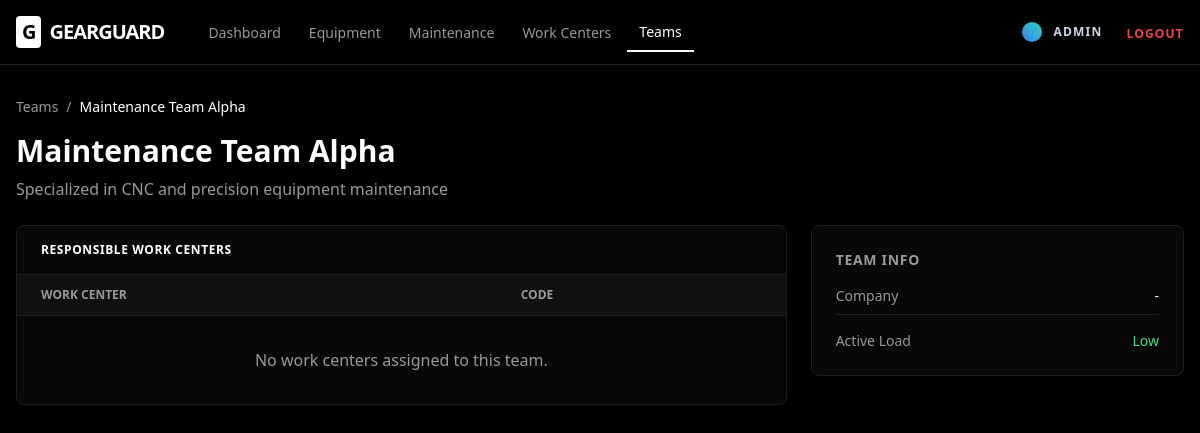
The app's page /teams/1/ (signed in) with its own data.
### teams/models.py (models this page shows, shortened)
class Team(models.Model):
    name = models.CharField(max_length=200)
    description = models.TextField(blank=True)
    company = models.CharField(max_length=200, blank=True, null=True)
    work_center = models.ForeignKey(WorkCenter, null=True, blank=True, on_delete=models.SET_NULL)

### teams/views.py (the view)
# urls.py: path('<int:pk>/', views.team_detail, name='team_detail'),
@login_required
def team_detail(request, pk):
    team = get_object_or_404(Team, pk=pk)
    return render(request, 'teams/detail.html', {'team': team})

### templates/teams/detail.html
{% extends "base.html" %}
{% block content %}
<div class="mb-6">
  <nav class="flex mb-4 text-sm text-muted-foreground" aria-label="Breadcrumb">
    <a href="{% url 'teams:team_list' %}" class="hover:text-white transition-colors">Teams</a>
    <span class="mx-2">/</span>
    <span class="text-white font-medium">{{ team.name }}</span>
  </nav>
  <h2 class="text-3xl font-bold text-white mb-2">{{ team.name }}</h2>
  <p class="text-muted-foreground">{{ team.description|default:"Internal maintenance and repair team." }}</p>
</div>
<div class="grid grid-cols-1 lg:grid-cols-3 gap-6">
  <div class="lg:col-span-2">
    <div class="bg-card border border-border rounded-lg overflow-hidden">
      <div class="px-6 py-4 border-b border-border flex justify-between items-center">
        <h3 class="font-bold text-white uppercase tracking-wider text-xs">Responsible Work Centers</h3>
      </div>
      <table class="w-full text-left">
        <thead class="bg-muted/50 border-b border-border">
          <tr>
            <th class="px-6 py-3 text-xs font-bold uppercase text-muted-foreground">Work Center</th>
            <th class="px-6 py-3 text-xs font-bold uppercase text-muted-foreground">Code</th>
          </tr>
        </thead>
        <tbody class="divide-y divide-border">
          {% for wc in workcenters %}
          <tr class="hover:bg-accent/50 transition-colors">
            <td class="px-6 py-4 font-medium text-blue-400">{{ wc.name }}</td>
            <td class="px-6 py-4 text-sm text-slate-300 font-mono">{{ wc.code }}</td>
          </tr>
          {% empty %}
          <tr>
            <td colspan="2" class="px-6 py-8 text-center text-muted-foreground">
              No work centers assigned to this team.
            </td>
          </tr>
          {% endfor %}
        </tbody>
      </table>
    </div>
  </div>
  <div class="space-y-6">
    <div class="bg-card border border-border rounded-lg p-6">
      <h3 class="text-sm font-bold uppercase tracking-wider text-muted-foreground mb-4">Team Info</h3>
      <dl class="space-y-4">
        <div class="flex justify-between items-center border-b border-border pb-2">
          <dt class="text-sm text-muted-foreground">Company</dt>
          <dd class="text-sm font-medium text-white">{{ team.company|default:"-" }}</dd>
        </div>
        <div class="flex justify-between items-center">
          <dt class="text-sm text-muted-foreground">Active Load</dt>
          <dd class="text-sm font-medium text-green-400">Low</dd>
        </div>
      </dl>
    </div>
  </div>
</div>
{% endblock %}

### templates/base.html (shortened to what this page needs)
{% load static %}
<!doctype html>
<html lang="en">
<head>
  <script src="https://cdn.tailwindcss.com"></script>
</head>
<body class="bg-black text-white selection:bg-blue-500/30">
  <header class="app-header">
    <div class="max-w-7xl mx-auto px-4 h-16 flex items-center justify-between">
      <div class="flex items-center gap-8 h-16">
        <h1 class="text-xl font-black tracking-tighter flex items-center gap-2">
          <span class="bg-white text-black px-1.5 py-0.5 rounded">G</span>
          GEARGUARD
        </h1>
        {% if user.is_authenticated %}
        <nav class="hidden md:flex items-center gap-1 h-16">
          <a href="/" class="nav-link {% if request.path == '/' %}active{% endif %}">Dashboard</a>
          <a href="/equipment/" class="nav-link {% if '/equipment/' in request.path %}active{% endif %}">Equipment</a>
          <a href="/maintenance/" class="nav-link {% if '/maintenance/' in request.path %}active{% endif %}">
            Maintenance
          </a>
          <a href="{% url 'teams:workcenter_list' %}"
            class="nav-link {% if '/teams/workcenters/' in request.path %}active{% endif %}">
            Work Centers
          </a>
          <a href="{% url 'teams:team_list' %}"
            class="nav-link {% if '/teams/' in request.path and '/workcenters/' not in request.path %}active{% endif %}">
            Teams
          </a>
        </nav>
        {% endif %}
      </div>
      <div class="flex items-center gap-6 h-16">
        {% if user.is_authenticated %}
        <div class="flex items-center gap-3">
          <div class="w-5 h-5 bg-gradient-to-tr from-blue-500 to-teal-400 rounded-full"></div>
          <a href="{% url 'accounts:profile' %}"
            class="text-xs font-bold text-slate-300 uppercase tracking-widest hover:text-white">
            {{ user.username }}
          </a>
        </div>
        <form method="post" action="{% url 'accounts:logout' %}">
          <button type="submit" class="text-xs font-bold text-red-500 uppercase tracking-widest hover:text-red-400">
            Logout
          </button>
        </form>
        {% endif %}
      </div>
    </div>
  </header>
  <main class="max-w-7xl mx-auto px-4 py-8">
    {% block content %}{% endblock %}
  </main>
</body>
</html>

### templates/base.html (style rules this page uses)
.app-header { border-bottom: 1px solid hsl(0, 0%, 12%); background: rgba(0, 0, 0, 0.6); backdrop-filter: blur(12px); position: sticky; top: 0; z-index: 50; }
.nav-link { font-size: 0.875rem; font-weight: 500; color: hsl(0, 0%, 60%); padding: 0.5rem 0.75rem; transition: color 0.2s; }
.nav-link.active { color: white; border-bottom: 2px solid white; }

### records on screen
Team: name "Maintenance Team Alpha", description "Specialized in CNC and precision equipment maintenance", company "-"

### other values on screen
{{ user.username }} "ADMIN"
